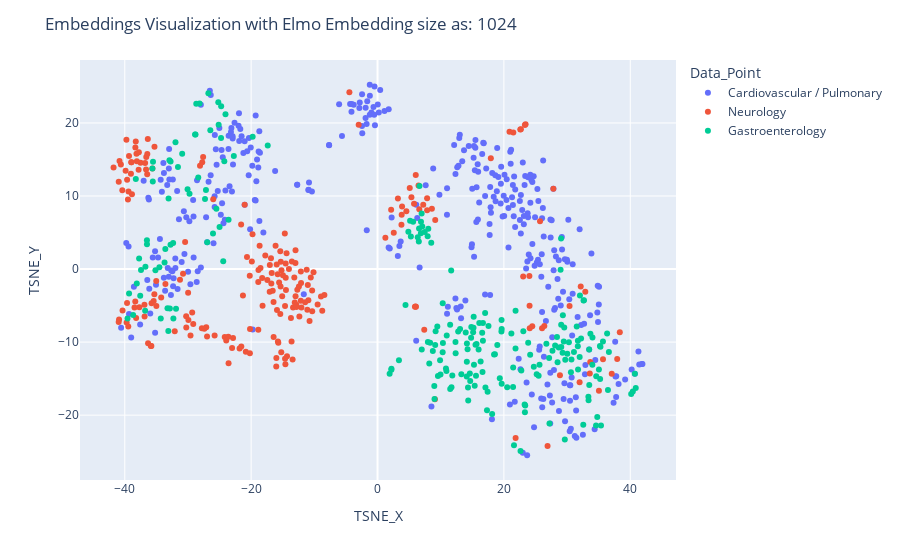

The cell this chart's notebook holds for it:
### Code cell
res_elmo = np.array(load_embedding(file_name = "raw_elmo_pretrained_embeddings.csv"))
plotEmbeddings(list(res_elmo), data['category'].values, 'Elmo')

### Figure 1 — Plotly figure (JSON) as saved in the notebook; plotly's stock layout.template omitted (floating-point values rounded to 4 significant figures; data arrays with more than 128 entries replaced by an {"elided": "..."} marker saying what was removed)
{"data": [{"customdata": {"elided": "371x1 str values"}, "hovertemplate": "Data Point: %{customdata[0]}", "legendgroup": "Cardiovascular / Pulmonary", "marker": {"color": "#636efa", "symbol": "circle"}, "mode": "markers", "name": "Cardiovascular / Pulmonary", "orientation": "v", "showlegend": true, "type": "scatter", "x": {"elided": "371 float values"}, "xaxis": "x", "y": {"elided": "371 float values"}, "yaxis": "y"}, {"customdata": {"elided": "223x1 str values"}, "hovertemplate": "Data Point: %{customdata[0]}", "legendgroup": "Neurology", "marker": {"color": "#EF553B", "symbol": "circle"}, "mode": "markers", "name": "Neurology", "orientation": "v", "showlegend": true, "type": "scatter", "x": {"elided": "223 float values"}, "xaxis": "x", "y": {"elided": "223 float values"}, "yaxis": "y"}, {"customdata": {"elided": "224x1 str values"}, "hovertemplate": "Data Point: %{customdata[0]}", "legendgroup": "Gastroenterology", "marker": {"color": "#00cc96", "symbol": "circle"}, "mode": "markers", "name": "Gastroenterology", "orientation": "v", "showlegend": true, "type": "scatter", "x": {"elided": "224 float values"}, "xaxis": "x", "y": {"elided": "224 float values"}, "yaxis": "y"}], "layout": {"legend": {"title": {"text": "Data_Point"}, "tracegroupgap": 0}, "margin": {"t": 60}, "title": {"text": "Embeddings Visualization with Elmo Embedding size as: 1024"}, "xaxis": {"anchor": "y", "domain": [0, 1], "title": {"text": "TSNE_X"}}, "yaxis": {"anchor": "x", "domain": [0, 1], "title": {"text": "TSNE_Y"}}}}
